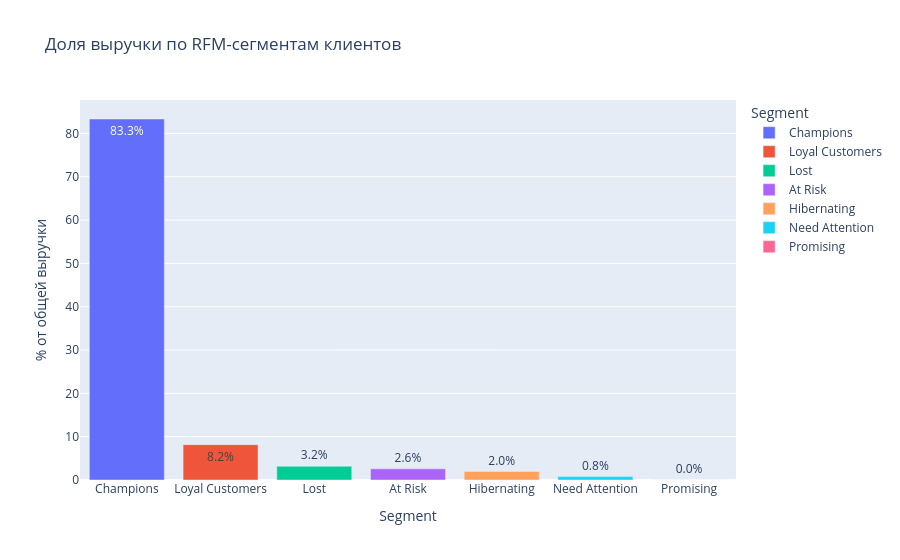
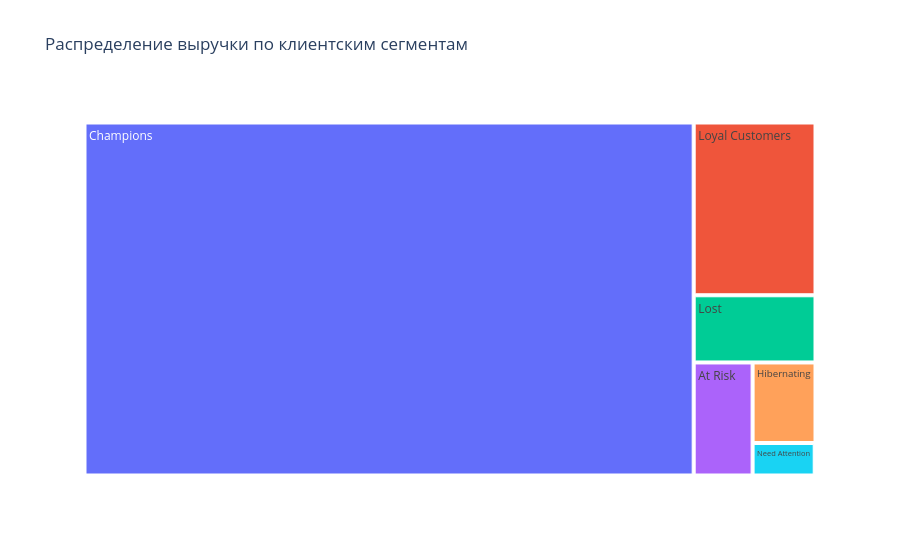

Here is the notebook cell these charts were saved with, in order:
### Code cell
fig = px.bar(summary.reset_index(), 
             x='Segment', y='Pct_Revenue', color='Segment',
             title='Доля выручки по RFM-сегментам клиентов',
             labels={'Pct_Revenue': '% от общей выручки'},
             text='Pct_Revenue')
fig.update_traces(texttemplate='%{text:.1f}%')
fig.show()

fig2 = px.treemap(summary.reset_index(), path=['Segment'], values='Total_Revenue',
                  title='Распределение выручки по клиентским сегментам')
fig2.show()

### Figure 1 — Plotly figure (JSON) as saved in the notebook; plotly's stock layout.template omitted (floating-point values rounded to 4 significant figures)
{"data": [{"hovertemplate": "Segment=%{x}<br>% от общей выручки=%{text}<extra></extra>", "legendgroup": "Champions", "marker": {"color": "#636efa", "pattern": {"shape": ""}}, "name": "Champions", "orientation": "v", "showlegend": true, "text": [83.34], "textposition": "auto", "texttemplate": "%{text:.1f}%", "type": "bar", "x": ["Champions"], "xaxis": "x", "y": [83.34], "yaxis": "y"}, {"hovertemplate": "Segment=%{x}<br>% от общей выручки=%{text}<extra></extra>", "legendgroup": "Loyal Customers", "marker": {"color": "#EF553B", "pattern": {"shape": ""}}, "name": "Loyal Customers", "orientation": "v", "showlegend": true, "text": [8.16], "textposition": "auto", "texttemplate": "%{text:.1f}%", "type": "bar", "x": ["Loyal Customers"], "xaxis": "x", "y": [8.16], "yaxis": "y"}, {"hovertemplate": "Segment=%{x}<br>% от общей выручки=%{text}<extra></extra>", "legendgroup": "Lost", "marker": {"color": "#00cc96", "pattern": {"shape": ""}}, "name": "Lost", "orientation": "v", "showlegend": true, "text": [3.17], "textposition": "auto", "texttemplate": "%{text:.1f}%", "type": "bar", "x": ["Lost"], "xaxis": "x", "y": [3.17], "yaxis": "y"}, {"hovertemplate": "Segment=%{x}<br>% от общей выручки=%{text}<extra></extra>", "legendgroup": "At Risk", "marker": {"color": "#ab63fa", "pattern": {"shape": ""}}, "name": "At Risk", "orientation": "v", "showlegend": true, "text": [2.58], "textposition": "auto", "texttemplate": "%{text:.1f}%", "type": "bar", "x": ["At Risk"], "xaxis": "x", "y": [2.58], "yaxis": "y"}, {"hovertemplate": "Segment=%{x}<br>% от общей выручки=%{text}<extra></extra>", "legendgroup": "Hibernating", "marker": {"color": "#FFA15A", "pattern": {"shape": ""}}, "name": "Hibernating", "orientation": "v", "showlegend": true, "text": [1.96], "textposition": "auto", "texttemplate": "%{text:.1f}%", "type": "bar", "x": ["Hibernating"], "xaxis": "x", "y": [1.96], "yaxis": "y"}, {"hovertemplate": "Segment=%{x}<br>% от общей выручки=%{text}<extra></extra>", "legendgroup": "Need Attention", "marker": {"color": "#19d3f3", "pattern": {"shape": ""}}, "name": "Need Attention", "orientation": "v", "showlegend": true, "text": [0.78], "textposition": "auto", "texttemplate": "%{text:.1f}%", "type": "bar", "x": ["Need Attention"], "xaxis": "x", "y": [0.78], "yaxis": "y"}, {"hovertemplate": "Segment=%{x}<br>% от общей выручки=%{text}<extra></extra>", "legendgroup": "Promising", "marker": {"color": "#FF6692", "pattern": {"shape": ""}}, "name": "Promising", "orientation": "v", "showlegend": true, "text": [0.01], "textposition": "auto", "texttemplate": "%{text:.1f}%", "type": "bar", "x": ["Promising"], "xaxis": "x", "y": [0.01], "yaxis": "y"}], "layout": {"barmode": "relative", "legend": {"title": {"text": "Segment"}, "tracegroupgap": 0}, "title": {"text": "Доля выручки по RFM-сегментам клиентов"}, "xaxis": {"anchor": "y", "categoryarray": ["Champions", "Loyal Customers", "Lost", "At Risk", "Hibernating", "Need Attention", "Promising"], "categoryorder": "array", "domain": [0, 1], "title": {"text": "Segment"}}, "yaxis": {"anchor": "x", "domain": [0, 1], "title": {"text": "% от общей выручки"}}}}

### Figure 2 — Plotly figure (JSON) as saved in the notebook; plotly's stock layout.template omitted (floating-point values rounded to 4 significant figures)
{"data": [{"branchvalues": "total", "domain": {"x": [0, 1], "y": [0, 1]}, "hovertemplate": "labels=%{label}<br>Total_Revenue=%{value}<br>parent=%{parent}<br>id=%{id}<extra></extra>", "ids": ["Champions", "Loyal Customers", "Lost", "At Risk", "Hibernating", "Need Attention", "Promising"], "labels": ["Champions", "Loyal Customers", "Lost", "At Risk", "Hibernating", "Need Attention", "Promising"], "name": "", "parents": ["", "", "", "", "", "", ""], "type": "treemap", "values": [62840000.0, 6150000.0, 2391000.0, 1946000.0, 1480000.0, 589900.0, 7484.0]}], "layout": {"legend": {"tracegroupgap": 0}, "title": {"text": "Распределение выручки по клиентским сегментам"}}}
